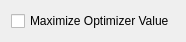
<?xml version="1.0" encoding="UTF-8"?>
<ui version="4.0">
 <class>QmitkConjugateGradientOptimizerControls</class>
 <widget class="QWidget" name="QmitkConjugateGradientOptimizerControls">
  <property name="geometry">
   <rect>
    <x>0</x>
    <y>0</y>
    <width>162</width>
    <height>38</height>
   </rect>
  </property>
  <property name="windowTitle">
   <string>Form</string>
  </property>
  <layout class="QVBoxLayout" name="verticalLayout">
   <item>
    <widget class="QCheckBox" name="m_Maximize">
     <property name="enabled">
      <bool>true</bool>
     </property>
     <property name="minimumSize">
      <size>
       <width>0</width>
       <height>20</height>
      </size>
     </property>
     <property name="font">
      <font>
       <weight>50</weight>
       <bold>false</bold>
      </font>
     </property>
     <property name="text">
      <string>Maximize Optimizer Value</string>
     </property>
    </widget>
   </item>
  </layout>
 </widget>
 <resources/>
 <connections/>
</ui>
